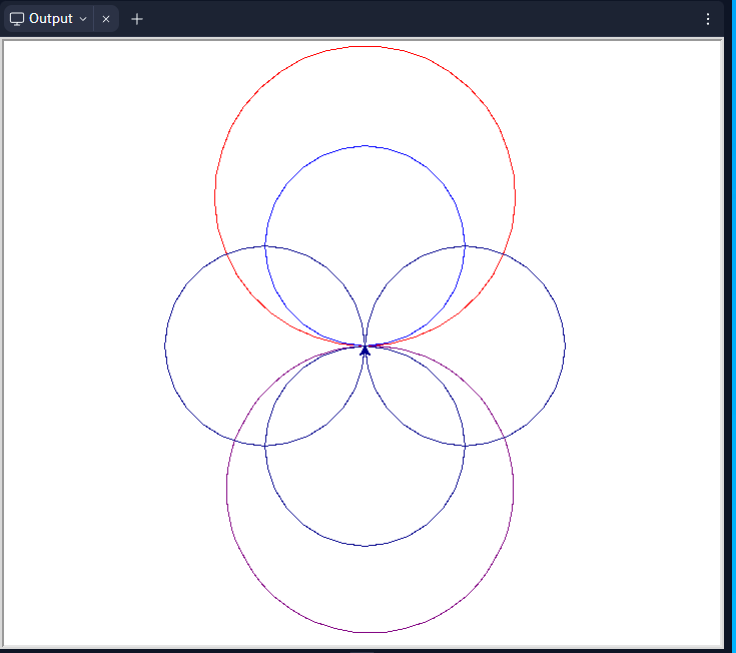

Write the Python code that produced this figure.
"""
This is the Template Repl for Python with Turtle.

Python with Turtle lets you make graphics easily in Python.

Check out the official docs here: https://docs.python.org/3/library/turtle.html
"""

import turtle

t = turtle.Turtle()
# Comment block
"""
for c in ['red', 'green', 'blue', 'purple']:
    t.color(c)
    t.forward(75)
    t.right(90)
"""
"""
t.color("darkred")
t.pensize(5)
#t.penup()
t.forward(150)
t.right(90)
t.forward(150)
t.right(90)
t.forward(150)
t.right(90)
t.forward(150)

t.color("black")
t.forward(100)
t.right(120)
t.forward(100)
t.right(120)
t.forward(100)
t.right(120)
"""

# counting with loops
size = 10
sides = 90
t.color("purple")
for count in range(sides) :
  t.forward(size)
  t.right(360/sides)

t.color("red")
t.circle(150)
t.color("blue")
t.circle(100)
t.right(180)
t.color("darkblue")
t.circle(100)
t.left(90)
t.color("darkblue")
t.circle(100)
t.right(180)
t.color("darkblue")
t.circle(100)
